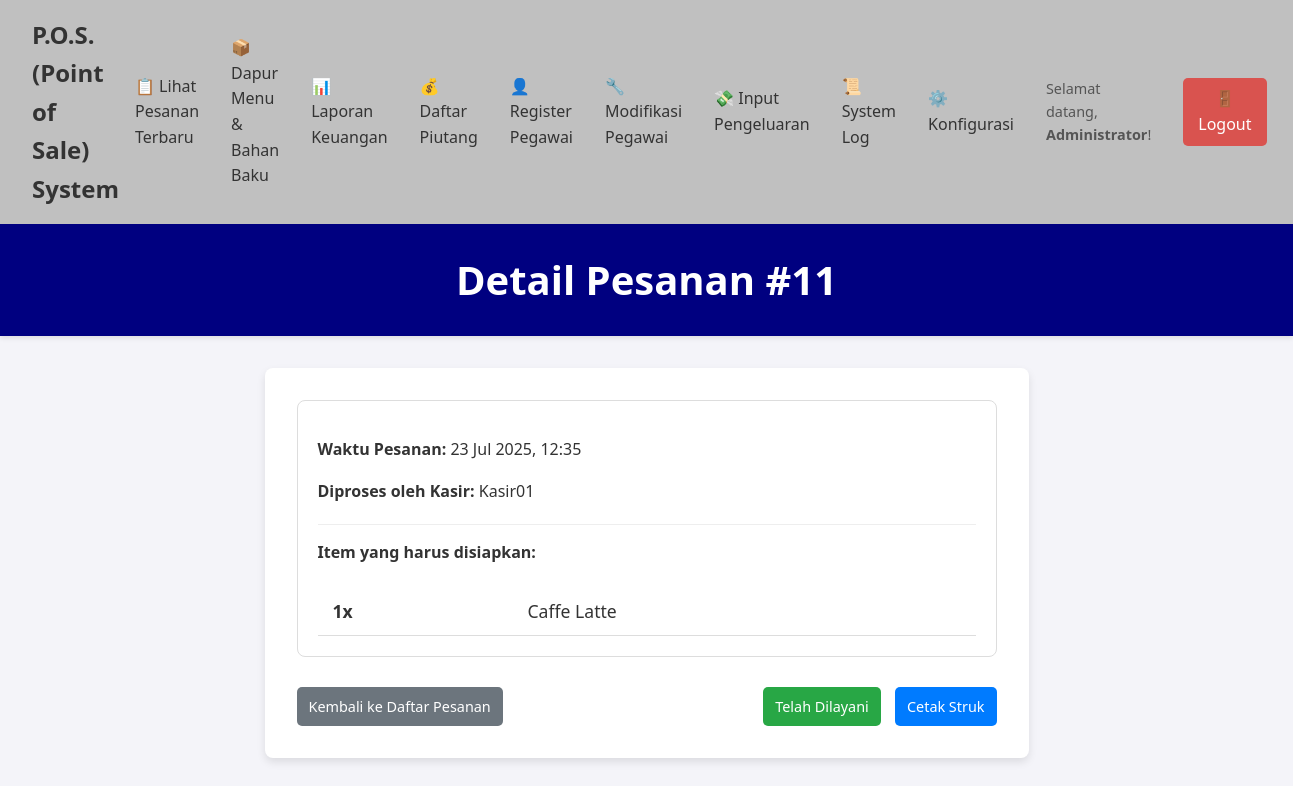
The app's page /detail_pesanan.php?id=11 (signed in) with its own data.
### tables this page shows
CREATE TABLE `transaction` (
  `id_transaction` int(11) NOT NULL,
  `id_user` int(11) NOT NULL,
  `id_customer` int(11) DEFAULT NULL,
  `waktu_transaksi` datetime NOT NULL,
  `total_bayar` decimal(10,2) NOT NULL,
  `metode_pembayaran` varchar(50) NOT NULL,
  `status_pesanan` enum('pending','diproses','selesai','dibatalkan') NOT NULL DEFAULT 'pending'
);

CREATE TABLE `user` (
  `id_user` int(11) NOT NULL,
  `nama_user` varchar(100) NOT NULL,
  `username` varchar(50) NOT NULL,
  `password` varchar(255) NOT NULL,
  `role` varchar(20) NOT NULL
);

CREATE TABLE `transaction_detail` (
  `id_detail` int(11) NOT NULL,
  `id_transaction` int(11) NOT NULL,
  `id_menu` int(11) NOT NULL,
  `jumlah` int(11) NOT NULL,
  `harga_saat_transaksi` decimal(10,2) NOT NULL
);

CREATE TABLE `menu` (
  `id_menu` int(11) NOT NULL,
  `nama_menu` varchar(100) NOT NULL,
  `harga_jual` decimal(10,2) NOT NULL,
  `kategori` varchar(50) DEFAULT NULL
);

### detail_pesanan.php (the view, shortened to what this page needs)
<?php
include 'navbar.php';
require_once 'db_connect.php';
$id_transaksi = $_GET['id'];
$sql_trans = "SELECT t.*, u.nama_user as kasir FROM transaction t JOIN user u ON t.id_user = u.id_user WHERE t.id_transaction = ?";
$stmt_trans = mysqli_prepare($conn, $sql_trans);
mysqli_stmt_bind_param($stmt_trans, 'i', $id_transaksi);
mysqli_stmt_execute($stmt_trans);
$result_trans = mysqli_stmt_get_result($stmt_trans);
$transaksi = mysqli_fetch_assoc($result_trans);
$sql_detail = "SELECT td.*, m.nama_menu FROM transaction_detail td JOIN menu m ON td.id_menu = m.id_menu WHERE td.id_transaction = ?";
$stmt_detail = mysqli_prepare($conn, $sql_detail);
mysqli_stmt_bind_param($stmt_detail, 'i', $id_transaksi);
mysqli_stmt_execute($stmt_detail);
$result_detail = mysqli_stmt_get_result($stmt_detail);
?>
<!DOCTYPE html>
<html lang="id">
<head>
  <link rel="stylesheet" href="style.css">
</head>
<body>
  <header>
    <h1>Detail Pesanan #<?= htmlspecialchars($id_transaksi); ?></h1>
  </header>
  <main style="max-width: 700px;">
    <div class="receipt" style="border: 1px solid #ddd; padding: 20px; border-radius: 8px;">
      <p><strong>Waktu Pesanan:</strong> <?= date('d M Y, H:i', strtotime($transaksi['waktu_transaksi'])); ?></p>
      <p><strong>Diproses oleh Kasir:</strong> <?= htmlspecialchars($transaksi['kasir']); ?></p>
      <h4 style="margin-top:20px; border-top:1px solid #eee; padding-top:15px;">Item yang harus disiapkan:</h4>
      <table style="font-size: 1.1em;">
        <tbody>
          <?php while ($item = mysqli_fetch_assoc($result_detail)): ?>
            <tr>
              <td><strong><?= $item['jumlah']; ?>x</strong></td>
              <td><?= htmlspecialchars($item['nama_menu']); ?></td>
            </tr>
          <?php endwhile; ?>
        </tbody>
      </table>
    </div>
    <div style="display: flex; justify-content: space-between; align-items: center; margin-top:30px;">
      <a href="pesanan_pending.php" class="btn-pesan" style="background-color:#6c757d;">Kembali ke Daftar Pesanan</a>
      <div>
        <a href="proses_telah_dilayani.php?id=<?= $id_transaksi; ?>" class="btn-pesan" style="background-color: #28a745; margin-right: 10px;"
          onclick="return confirm('Anda yakin pesanan ini Telah Dilayani? Status akan diubah menjadi `selesai`.');">
          Telah Dilayani
        </a>
        <a href="bukti.php?id=<?= $id_transaksi; ?>" target="_blank" class="btn-pesan">
          Cetak Struk
        </a>
      </div>
    </div>
  </main>
</body>
</html>

### style.css (style rules this page uses)
body { font-family: 'Segoe UI', Tahoma, Geneva, Verdana, sans-serif; background-color: #f4f4f9; color: #333; margin: 0; line-height: 1.6; }
header { background-color: #000080; color: white; padding: 1.5rem 2rem; text-align: center; box-shadow: 0 2px 5px rgba(0, 0, 0, 0.1); }
header h1 { margin: 0; font-size: 2.5rem; }
main { padding: 2rem; max-width: 800px; margin: 2rem auto; background-color: white; border-radius: 8px; box-shadow: 0 4px 8px rgba(0, 0, 0, 0.1); }
table { width: 100%; border-collapse: collapse; }
th, td { padding: 12px 15px; text-align: left; border-bottom: 1px solid #ddd; }
.btn-pesan { display: inline-block; background-color: #007bff; color: white; padding: 8px 12px; text-decoration: none; border-radius: 5px; font-size: 0.9em; transition: background-color 0.2s; }

### records on screen
transaction: waktu_transaksi "23 Jul 2025, 12:35", id_user.nama_user "Kasir01"
transaction_detail: jumlah "1", id_menu.nama_menu "Caffe Latte"

### other values on screen
$_SESSION['user_name'] "Administrator"
$id_transaksi "11"
